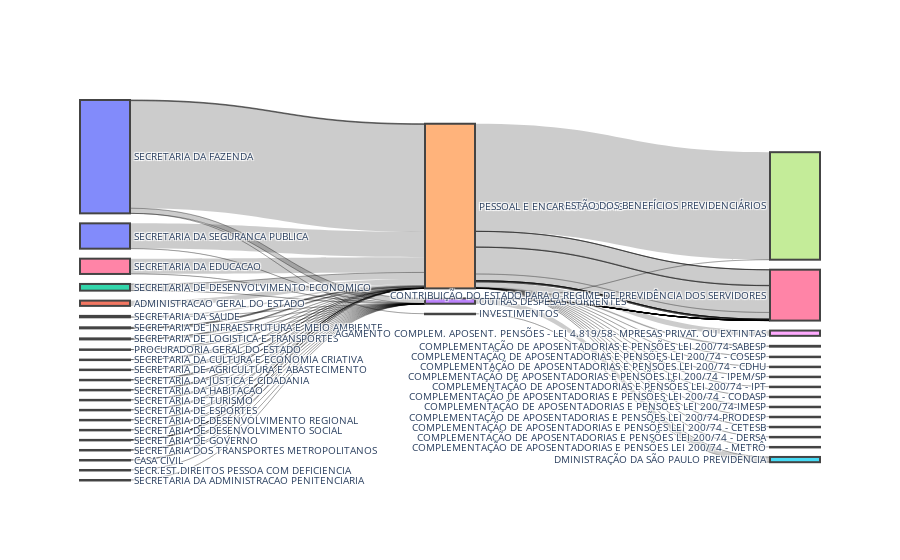

The notebook cell this image was saved under:
### Markdown cell above
### Previdencia

### Code cell
dd = df_ano.copy()

mask = (dd['programa'].str.contains('PREVI')) | (dd['acao'].str.contains('PREVI'))


# cols = ['orgaos','unidade','programas','acao']
source = ['orgao','grupo']
target = ['grupo','acao']
valor  = 'valor'

sankey_plot(dd[mask],source,target,valor)

### Figure 1 — Plotly figure (JSON) as saved in the notebook; plotly's stock layout.template omitted (floating-point values rounded to 4 significant figures)
{"data": [{"arrangement": "snap", "link": {"source": [0, 1, 2, 3, 4, 5, 6, 0, 0, 0, 7, 8, 9, 10, 11, 12, 13, 14, 15, 16, 17, 18, 19, 20, 21, 1, 2, 5, 6, 0, 0, 0, 0, 7, 7, 8, 8, 9, 10, 11, 12, 12, 13, 14, 15, 16, 16, 16, 16, 17, 17, 17, 18, 18, 19, 20, 20, 22, 23, 23, 23, 23, 23, 23, 23, 23, 23, 23, 23, 23, 23, 23, 23, 23, 23, 23, 23, 23, 23, 23, 23, 24, 24, 24, 24, 24, 24, 24, 24, 24, 24, 24, 24, 24, 24, 24, 24, 24, 24, 24, 24, 24, 24, 24, 24, 24, 24, 24, 24, 24, 24, 24, 24, 24], "target": [22, 23, 23, 23, 23, 23, 23, 23, 23, 23, 23, 23, 23, 23, 23, 23, 23, 23, 23, 23, 23, 23, 23, 23, 24, 24, 24, 24, 24, 24, 24, 24, 24, 24, 24, 24, 24, 24, 24, 24, 24, 24, 24, 24, 24, 24, 24, 24, 24, 24, 24, 24, 24, 24, 24, 24, 24, 25, 26, 26, 26, 26, 26, 26, 26, 25, 27, 26, 26, 26, 26, 26, 26, 26, 26, 26, 26, 26, 26, 26, 26, 28, 26, 26, 26, 26, 29, 26, 25, 27, 30, 26, 31, 26, 26, 26, 26, 32, 26, 26, 26, 26, 33, 34, 35, 26, 36, 37, 26, 38, 26, 26, 39, 26], "value": [10, 11937, 1061118, 1658, 3943391, 28411, 27278465, 4916524, 1793567024, 200000, 9347, 161055, 4458339, 29425679, 1346759, 9142910, 51238, 64969, 59902, 251467, 423983, 609848, 3244, 2950, 1844570471, 200710, 62725988, 1506793, 5338755888, 1873955, 209492688, 45899807, 37763858133, 1609723, 294760, 1420577, 16110254, 494289400, 8865699030, 67623727, 16678348, 2323016524, 2591884, 3827023, 2221920, 826557, 10480325, 12389650, 4549090, 30007221, 293042956, 55949094, 20971690, 343924518, 97874, 5554221, 156256, 10, 11937, 1061118, 1658, 3943391, 28411, 27278465, 4916524, 1793567024, 200000, 9347, 161055, 4458339, 29425679, 1346759, 9142910, 51238, 64969, 59902, 251467, 423983, 609848, 3244, 2950, 1844570471, 200710, 62725988, 1506793, 5338755888, 1873955, 209492688, 45899807, 37763858133, 1609723, 294760, 1420577, 16110254, 494289400, 8865699030, 67623727, 16678348, 2323016524, 2591884, 3827023, 2221920, 826557, 10480325, 12389650, 4549090, 30007221, 293042956, 55949094, 20971690, 343924518, 97874, 5554221, 156256]}, "node": {"hoverinfo": "all", "label": ["SECRETARIA DA FAZENDA", "CASA CIVIL", "PROCURADORIA GERAL DO ESTADO", "SECR.EST.DIREITOS PESSOA COM DEFICIENCIA", "SECRETARIA DA ADMINISTRACAO PENITENCIARIA", "SECRETARIA DA CULTURA E ECONOMIA CRIATIVA", "SECRETARIA DA EDUCACAO", "SECRETARIA DA HABITACAO", "SECRETARIA DA JUSTICA E CIDADANIA", "SECRETARIA DA SAUDE", "SECRETARIA DA SEGURANCA PUBLICA", "SECRETARIA DE AGRICULTURA E ABASTECIMENTO", "SECRETARIA DE DESENVOLVIMENTO ECONOMICO", "SECRETARIA DE DESENVOLVIMENTO REGIONAL", "SECRETARIA DE DESENVOLVIMENTO SOCIAL", "SECRETARIA DE ESPORTES", "SECRETARIA DE GOVERNO", "SECRETARIA DE INFRAESTRUTURA E MEIO AMBIENTE", "SECRETARIA DE LOGISTICA E TRANSPORTES", "SECRETARIA DE TURISMO", "SECRETARIA DOS TRANSPORTES METROPOLITANOS", "ADMINISTRACAO GERAL DO ESTADO", "INVESTIMENTOS", "OUTRAS DESPESAS CORRENTES", "PESSOAL E ENCARGOS SOCIAIS", "DMINISTRAÇÃO DA SÃO PAULO PREVIDÊNCIA", "CONTRIBUIÇÃO DO ESTADO PARA O REGIME DE PREVIDÊNCIA DOS SERVIDORES", "ESTÃO DOS BENEFÍCIOS PREVIDENCIÁRIOS", "AGAMENTO COMPLEM. APOSENT. PENSÕES - LEI 4.819/58- MPRESAS PRIVAT. OU EXTINTAS", "COMPLEMENTAÇÃO DE APOSENTADORIAS E PENSÕES LEI 200/74 - COSESP", "COMPLEMENTAÇÃO DE APOSENTADORIAS E PENSÕES LEI 200/74 - CDHU", "COMPLEMENTAÇÃO DE APOSENTADORIAS E PENSÕES LEI 200/74 - IPEM/SP", "COMPLEMENTAÇÃO DE APOSENTADORIAS E PENSÕES LEI 200/74 - IPT", "COMPLEMENTAÇÃO DE APOSENTADORIAS E PENSÕES LEI 200/74 - CODASP", "COMPLEMENTAÇÃO DE APOSENTADORIAS E PENSÕES LEI 200/74-IMESP", "COMPLEMENTAÇÃO DE APOSENTADORIAS E PENSÕES LEI 200/74-PRODESP", "COMPLEMENTAÇÃO DE APOSENTADORIAS E PENSÕES LEI 200/74 - CETESB", "COMPLEMENTAÇÃO DE APOSENTADORIAS E PENSÕES LEI 200/74-SABESP", "COMPLEMENTAÇÃO DE APOSENTADORIAS E PENSÕES LEI 200/74 - DERSA", "COMPLEMENTAÇÃO DE APOSENTADORIAS E PENSÕES LEI 200/74 - METRÔ"], "line": {"width": 2}, "pad": 10, "thickness": 50}, "orientation": "h", "type": "sankey"}], "layout": {"autosize": true, "font": {"size": 10}}}
